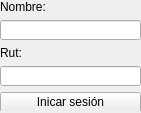
<?xml version="1.0" encoding="UTF-8"?>
<ui version="4.0">
 <class>login_window</class>
 <widget class="QWidget" name="login_window">
  <property name="geometry">
   <rect>
    <x>0</x>
    <y>0</y>
    <width>141</width>
    <height>113</height>
   </rect>
  </property>
  <property name="windowTitle">
   <string>Form</string>
  </property>
  <widget class="QWidget" name="verticalLayoutWidget">
   <property name="geometry">
    <rect>
     <x>0</x>
     <y>0</y>
     <width>141</width>
     <height>111</height>
    </rect>
   </property>
   <layout class="QVBoxLayout" name="verticalLayout">
    <item>
     <widget class="QLabel" name="labelName">
      <property name="text">
       <string>Nombre:</string>
      </property>
      <property name="alignment">
       <set>Qt::AlignLeading|Qt::AlignLeft|Qt::AlignVCenter</set>
      </property>
     </widget>
    </item>
    <item>
     <widget class="QLineEdit" name="lineEditName"/>
    </item>
    <item>
     <widget class="QLabel" name="labelRut">
      <property name="text">
       <string>Rut:</string>
      </property>
     </widget>
    </item>
    <item>
     <widget class="QLineEdit" name="lineEditRut"/>
    </item>
    <item>
     <widget class="QPushButton" name="login_btn">
      <property name="text">
       <string>Inicar sesión</string>
      </property>
     </widget>
    </item>
   </layout>
  </widget>
 </widget>
 <resources/>
 <connections/>
</ui>
